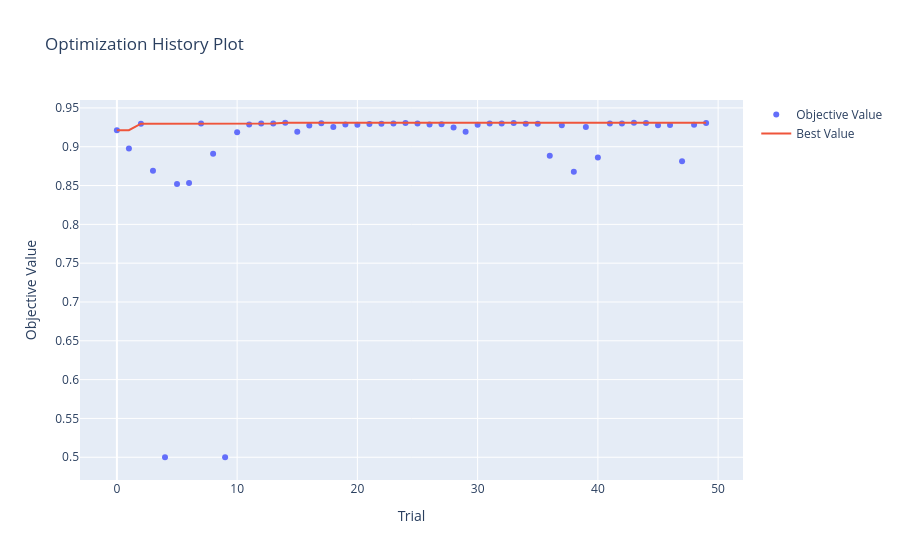

Write notebook code for a chart like this one.
### Markdown cell above
#### Visualization

### Code cell
optuna.visualization.plot_optimization_history(study_rf)
